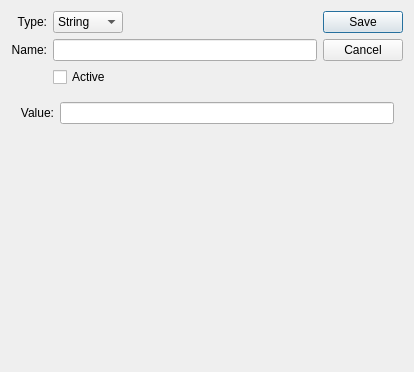
<?xml version="1.0" encoding="UTF-8"?>
<ui version="4.0">
 <class>ParameterProperties</class>
 <widget class="QDialog" name="ParameterProperties">
  <property name="geometry">
   <rect>
    <x>0</x>
    <y>0</y>
    <width>414</width>
    <height>372</height>
   </rect>
  </property>
  <property name="windowTitle">
   <string>Parameter Properties</string>
  </property>
  <layout class="QGridLayout" name="gridLayout">
   <item row="0" column="0">
    <widget class="QLabel" name="_typeLit">
     <property name="text">
      <string>Type:</string>
     </property>
     <property name="alignment">
      <set>Qt::AlignRight|Qt::AlignTrailing|Qt::AlignVCenter</set>
     </property>
     <property name="buddy">
      <cstring>_type</cstring>
     </property>
    </widget>
   </item>
   <item row="0" column="1">
    <widget class="QComboBox" name="_type">
     <item>
      <property name="text">
       <string>String</string>
      </property>
     </item>
     <item>
      <property name="text">
       <string>Bool</string>
      </property>
     </item>
     <item>
      <property name="text">
       <string>Int</string>
      </property>
     </item>
     <item>
      <property name="text">
       <string>Double</string>
      </property>
     </item>
     <item>
      <property name="text">
       <string>List</string>
      </property>
     </item>
    </widget>
   </item>
   <item row="0" column="3" rowspan="2">
    <widget class="QDialogButtonBox" name="buttonBox">
     <property name="orientation">
      <enum>Qt::Vertical</enum>
     </property>
     <property name="standardButtons">
      <set>QDialogButtonBox::Cancel|QDialogButtonBox::Save</set>
     </property>
    </widget>
   </item>
   <item row="1" column="0">
    <widget class="QLabel" name="_nameLit">
     <property name="text">
      <string>Name:</string>
     </property>
     <property name="alignment">
      <set>Qt::AlignRight|Qt::AlignTrailing|Qt::AlignVCenter</set>
     </property>
     <property name="buddy">
      <cstring>_name</cstring>
     </property>
    </widget>
   </item>
   <item row="1" column="1" colspan="2">
    <widget class="QLineEdit" name="_name"/>
   </item>
   <item row="3" column="0" colspan="4">
    <widget class="QStackedWidget" name="_stack">
     <property name="currentIndex">
      <number>0</number>
     </property>
     <widget class="QWidget" name="_stringPage">
      <layout class="QFormLayout" name="formLayout">
       <item row="0" column="0">
        <widget class="QLabel" name="_stringLit">
         <property name="text">
          <string>Value:</string>
         </property>
         <property name="alignment">
          <set>Qt::AlignRight|Qt::AlignTrailing|Qt::AlignVCenter</set>
         </property>
         <property name="buddy">
          <cstring>_string</cstring>
         </property>
        </widget>
       </item>
       <item row="0" column="1">
        <widget class="QLineEdit" name="_string"/>
       </item>
      </layout>
     </widget>
     <widget class="QWidget" name="_booleanPage">
      <layout class="QFormLayout" name="formLayout_2">
       <item row="0" column="0">
        <widget class="QLabel" name="_boolLit">
         <property name="text">
          <string>Value:</string>
         </property>
         <property name="alignment">
          <set>Qt::AlignRight|Qt::AlignTrailing|Qt::AlignVCenter</set>
         </property>
         <property name="buddy">
          <cstring>_bool</cstring>
         </property>
        </widget>
       </item>
       <item row="0" column="1">
        <widget class="QComboBox" name="_bool">
         <property name="sizePolicy">
          <sizepolicy hsizetype="MinimumExpanding" vsizetype="Fixed">
           <horstretch>0</horstretch>
           <verstretch>0</verstretch>
          </sizepolicy>
         </property>
         <item>
          <property name="text">
           <string>false</string>
          </property>
         </item>
         <item>
          <property name="text">
           <string>true</string>
          </property>
         </item>
        </widget>
       </item>
      </layout>
     </widget>
     <widget class="QWidget" name="_integerPage">
      <layout class="QFormLayout" name="formLayout_3">
       <property name="fieldGrowthPolicy">
        <enum>QFormLayout::FieldsStayAtSizeHint</enum>
       </property>
       <item row="0" column="0">
        <widget class="QLabel" name="_intLit">
         <property name="text">
          <string>Value:</string>
         </property>
         <property name="alignment">
          <set>Qt::AlignRight|Qt::AlignTrailing|Qt::AlignVCenter</set>
         </property>
         <property name="buddy">
          <cstring>_int</cstring>
         </property>
        </widget>
       </item>
       <item row="0" column="1">
        <widget class="QLineEdit" name="_int"/>
       </item>
      </layout>
     </widget>
     <widget class="QWidget" name="_doublePage">
      <layout class="QFormLayout" name="formLayout_4">
       <item row="0" column="0">
        <widget class="QLabel" name="_doubleLit">
         <property name="text">
          <string>Value:</string>
         </property>
         <property name="buddy">
          <cstring>_double</cstring>
         </property>
        </widget>
       </item>
       <item row="0" column="1">
        <widget class="QLineEdit" name="_double"/>
       </item>
      </layout>
     </widget>
     <widget class="QWidget" name="_listPage">
      <layout class="QGridLayout" name="gridLayout_2">
       <item row="0" column="0">
        <widget class="QLabel" name="_listLit">
         <property name="text">
          <string>Values:</string>
         </property>
         <property name="alignment">
          <set>Qt::AlignLeading|Qt::AlignLeft|Qt::AlignTop</set>
         </property>
         <property name="buddy">
          <cstring>_list</cstring>
         </property>
        </widget>
       </item>
       <item row="1" column="0">
        <widget class="QListWidget" name="_list"/>
       </item>
       <item row="1" column="1">
        <layout class="QVBoxLayout" name="_listButtonLyt">
         <item>
          <widget class="QPushButton" name="_listNew">
           <property name="text">
            <string>&amp;New</string>
           </property>
           <property name="shortcut">
            <string>Alt+N</string>
           </property>
          </widget>
         </item>
         <item>
          <widget class="Line" name="line1_3">
           <property name="frameShape">
            <enum>QFrame::HLine</enum>
           </property>
           <property name="frameShadow">
            <enum>QFrame::Sunken</enum>
           </property>
          </widget>
         </item>
         <item>
          <widget class="QPushButton" name="_listUp">
           <property name="text">
            <string>Move &amp;Up</string>
           </property>
           <property name="shortcut">
            <string>Alt+U</string>
           </property>
          </widget>
         </item>
         <item>
          <widget class="QPushButton" name="_listEdit">
           <property name="text">
            <string>&amp;Edit</string>
           </property>
           <property name="shortcut">
            <string>Alt+E</string>
           </property>
          </widget>
         </item>
         <item>
          <widget class="QPushButton" name="_listDown">
           <property name="text">
            <string>Move &amp;Down</string>
           </property>
           <property name="shortcut">
            <string>Alt+D</string>
           </property>
          </widget>
         </item>
         <item>
          <widget class="Line" name="line1_4">
           <property name="frameShape">
            <enum>QFrame::HLine</enum>
           </property>
           <property name="frameShadow">
            <enum>QFrame::Sunken</enum>
           </property>
          </widget>
         </item>
         <item>
          <widget class="QPushButton" name="_listDelete">
           <property name="text">
            <string>Delete</string>
           </property>
          </widget>
         </item>
         <item>
          <spacer name="spacer3_2">
           <property name="orientation">
            <enum>Qt::Vertical</enum>
           </property>
           <property name="sizeType">
            <enum>QSizePolicy::Expanding</enum>
           </property>
           <property name="sizeHint" stdset="0">
            <size>
             <width>20</width>
             <height>24</height>
            </size>
           </property>
          </spacer>
         </item>
        </layout>
       </item>
      </layout>
     </widget>
    </widget>
   </item>
   <item row="2" column="1">
    <widget class="QCheckBox" name="_active">
     <property name="text">
      <string>Active</string>
     </property>
    </widget>
   </item>
   <item row="0" column="2">
    <spacer name="horizontalSpacer">
     <property name="orientation">
      <enum>Qt::Horizontal</enum>
     </property>
     <property name="sizeHint" stdset="0">
      <size>
       <width>40</width>
       <height>20</height>
      </size>
     </property>
    </spacer>
   </item>
  </layout>
 </widget>
 <resources/>
 <connections>
  <connection>
   <sender>_type</sender>
   <signal>currentIndexChanged(int)</signal>
   <receiver>_stack</receiver>
   <slot>setCurrentIndex(int)</slot>
   <hints>
    <hint type="sourcelabel">
     <x>209</x>
     <y>22</y>
    </hint>
    <hint type="destinationlabel">
     <x>254</x>
     <y>245</y>
    </hint>
   </hints>
  </connection>
  <connection>
   <sender>buttonBox</sender>
   <signal>accepted()</signal>
   <receiver>ParameterProperties</receiver>
   <slot>accept()</slot>
   <hints>
    <hint type="sourcelabel">
     <x>463</x>
     <y>40</y>
    </hint>
    <hint type="destinationlabel">
     <x>254</x>
     <y>211</y>
    </hint>
   </hints>
  </connection>
  <connection>
   <sender>buttonBox</sender>
   <signal>rejected()</signal>
   <receiver>ParameterProperties</receiver>
   <slot>reject()</slot>
   <hints>
    <hint type="sourcelabel">
     <x>463</x>
     <y>40</y>
    </hint>
    <hint type="destinationlabel">
     <x>254</x>
     <y>211</y>
    </hint>
   </hints>
  </connection>
 </connections>
</ui>
